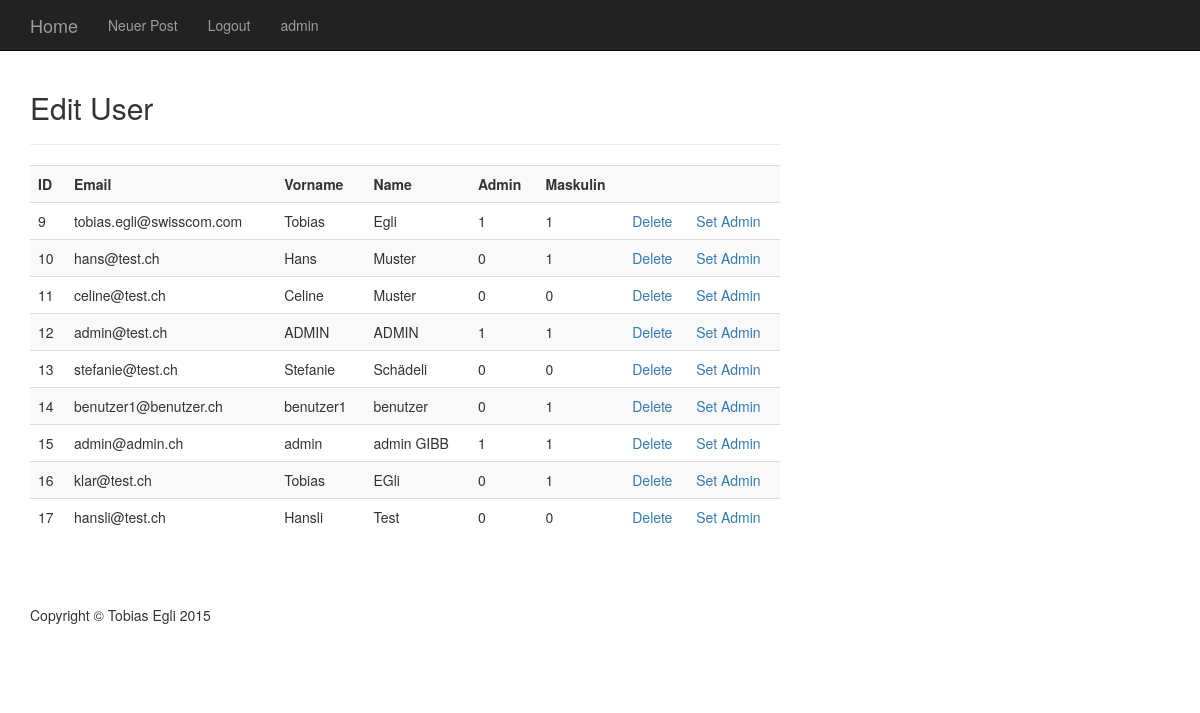
The app's page /index.php?page=admin (signed in) with its own data.
### tables this page shows
CREATE TABLE "User" ("id" INTEGER PRIMARY KEY  NOT NULL  DEFAULT (null) ,"name" VARCHAR NOT NULL  DEFAULT (null) ,"vorname" VARCHAR NOT NULL  DEFAULT (null) ,"email" VARCHAR NOT NULL  DEFAULT (null) ,"admin" BOOL NOT NULL  DEFAULT (0) ,"password" VARCHAR,"maskulin" BOOL);

### controller/UserController.php (called while the page is built, shortened)
<?php
require_once(dirname(__DIR__) . "../model/database.php");
class UserController
{
    private static $database;
    public function __construct()
    {
        self::$database = new Database();
    }
    function getAll()
    {
        $query = "SELECT id, name, vorname, email, maskulin, admin FROM User";
        return self::$database->showMany($query);
    }
}

### model/database.php (called while the page is built, shortened)
<?php
class Database
{
    private static $database;
    function __construct()
    {
        self::$database = new SQLite3(__DIR__ . "/blog.sqlite");
    }
    function showMany($query)
    {
        return self::$database->query($query);
    }
}

### view/admin.php (the view)
<?php
include(dirname(__DIR__) . "../controller/UserController.php");
$UserController = new UserController();
$users = $UserController->getAll();
?>
<div class="container">
    <div class="row">
        <div class="col-md-8">
            <h2>
                Edit User
            </h2>
            <hr>
            <table  class="table table-striped">
                <tr>
                    <th>ID</th>
                    <th>Email</th>
                    <th>Vorname</th>
                    <th>Name</th>
                    <th>Admin</th>
                    <th>Maskulin</th>
                    <th colspan="2"></th>
                </tr>
                <?php while ($user = $users->fetchArray()) { ?>
                    <tr>
                        <td><?php echo $user['id'] ?></td>
                        <td><?php echo $user['email'] ?></td>
                        <td><?php echo $user['vorname'] ?></td>
                        <td><?php echo $user['name'] ?></td>
                        <td><?php echo $user['admin'] ?></td>
                        <td><?php echo $user['maskulin'] ?></td>
                        <td><a href="controller/UserController.php?delete=<?php echo $user['id'] ?>">Delete</a></td>
                        <td><a href="controller/UserController.php?setAdmin=<?php echo $user['id'] ?>">Set Admin</a></td>
                    </tr>
                <?php } ?>
            </table>
        </div>
    </div>
</div>

### index.php (shortened to what this page needs)
<!DOCTYPE html>
<html lang="de">
<head>
    <link href="css/bootstrap.css" rel="stylesheet">
    <link href="css/blog-home.css" rel="stylesheet">
</head>
<body>
<?php
include 'view/navigation.php';
include 'view/message.php';
if (count($_GET) > 0 && isset($_GET["page"])) {
    switch ($_GET["page"]) {
        case 'admin':
            include 'view/admin.php';
            break;
    }
} else {
    include 'view/home.php';
}
?>
</body>
</html>

### view/navigation.php (shortened to what this page needs)
<nav class="navbar navbar-inverse navbar-fixed-top" role="navigation">
    <div class="container">
        <div class="navbar-header">
            <a class="navbar-brand" href="index.php?page=home">Home</a>
        </div>
        <div class="collapse navbar-collapse" id="bs-example-navbar-collapse-1">
            <ul class="nav navbar-nav">
                <?php if ($_SESSION['login'] == "admin" || $_SESSION['login'] == "user") { ?>
                    <li>
                        <a href="index.php?page=newPost">Neuer Post</a>
                    </li>
                    <li>
                        <a href="index.php?page=logout">Logout</a>
                    </li>
                <?php
                }
                if ($_SESSION['login'] == "admin") { ?>
                    <li>
                        <a href="index.php?page=admin">admin</a>
                    </li>
                <?php } ?>
            </ul>
        </div>
    </div>
</nav>

### view/message.php (shortened to what this page needs)
<div class="container">
    <div class="row">
        <div class="col-md-8">
        </div>
    </div>
</div>

### css/blog-home.css (style rules this page uses)
body { padding-top: 70px; }
footer { margin: 50px 0; }

### records on screen
user: id "9", email "tobias.egli@swisscom.com", vorname "Tobias", name "Egli", admin "1", maskulin "1"
user: id "10", email "hans@test.ch", vorname "Hans", name "Muster", admin "0", maskulin "1"
user: id "11", email "celine@test.ch", vorname "Celine", name "Muster", admin "0", maskulin "0"
user: id "12", email "admin@test.ch", vorname "ADMIN", name "ADMIN", admin "1", maskulin "1"
user: id "13", email "stefanie@test.ch", vorname "Stefanie", name "Schädeli", admin "0", maskulin "0"
user: id "14", email "benutzer1@benutzer.ch", vorname "benutzer1", name "benutzer", admin "0", maskulin "1"
user: id "15", email "admin@admin.ch", vorname "admin", name "admin GIBB", admin "1", maskulin "1"
user: id "16", email "klar@test.ch", vorname "Tobias", name "EGli", admin "0", maskulin "1"
user: id "17", email "hansli@test.ch", vorname "Hansli", name "Test", admin "0", maskulin "0"
